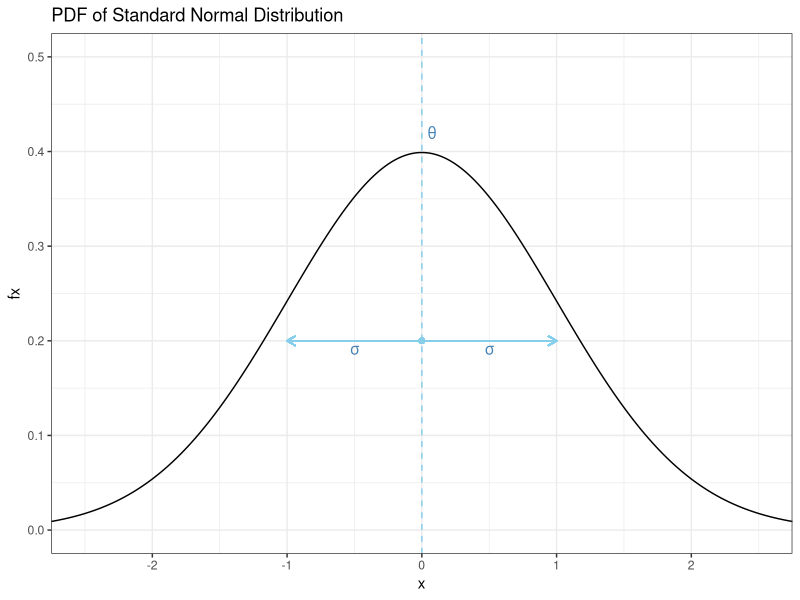
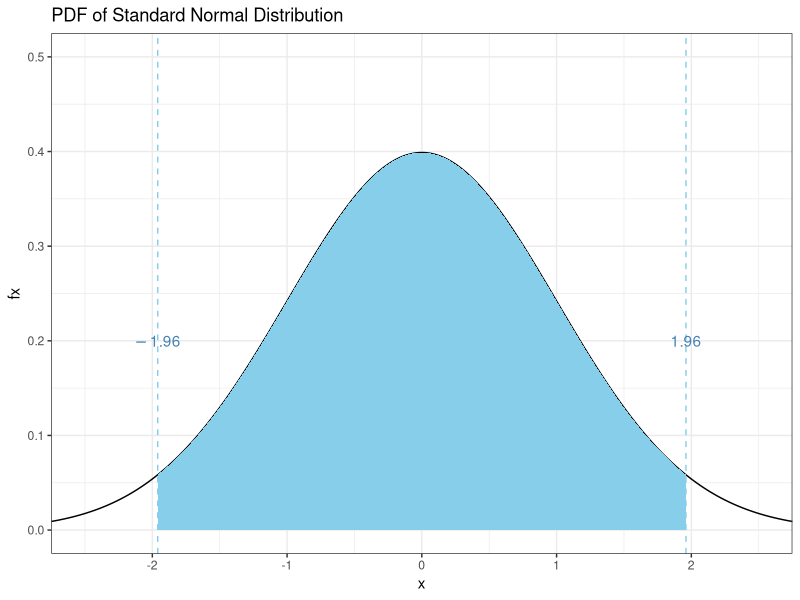
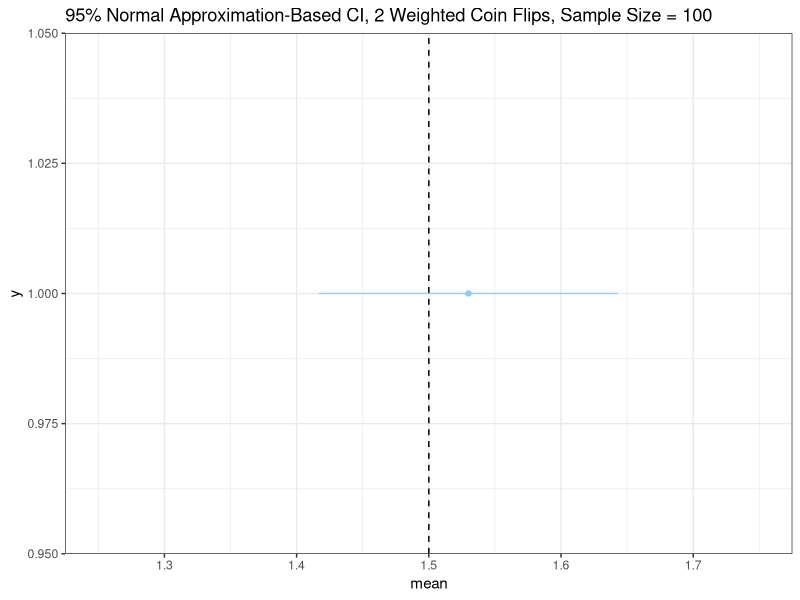
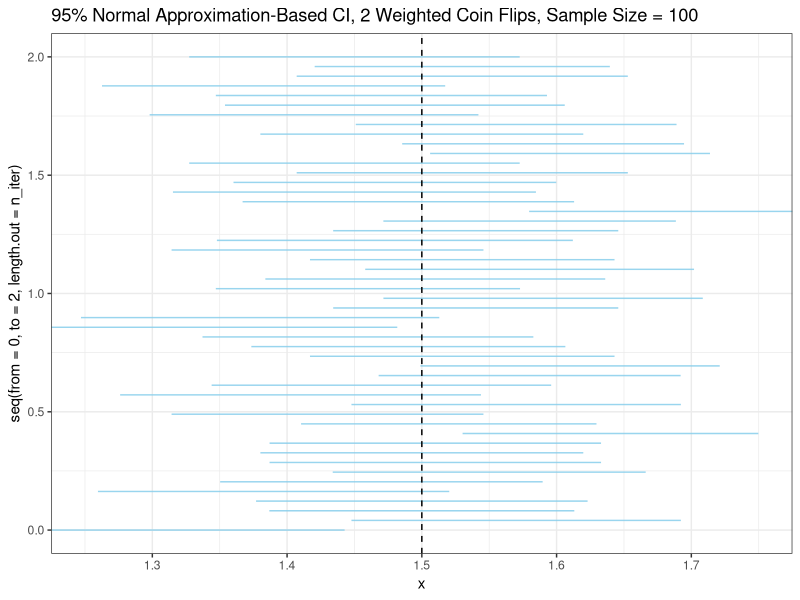
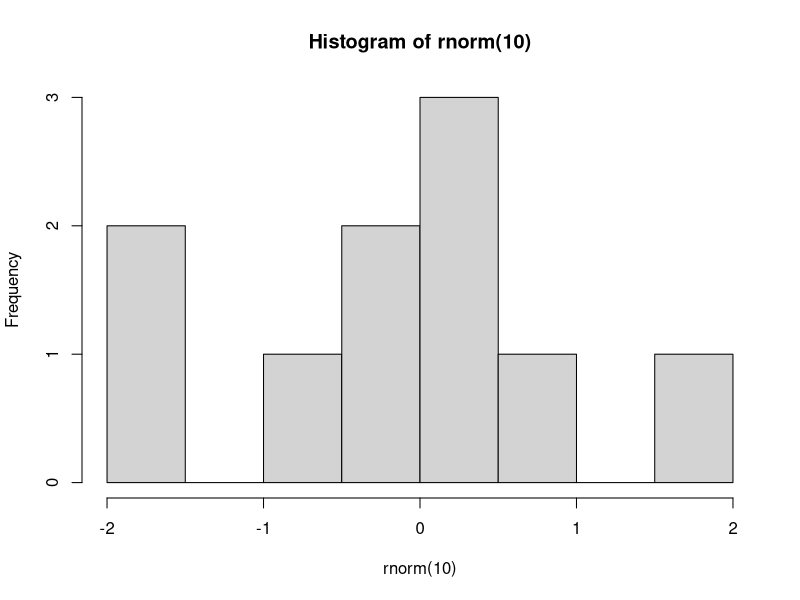

The R source for these figures, in order:
### R code from vignette source 'slides_62.Rnw'

###################################################
### code chunk number 1: packages
###################################################
library(ggplot2)


###################################################
### code chunk number 2: slides_62.Rnw:207-231
###################################################
result_n <- rnorm(n = 10000)
plotdata <- data.frame(
  x = result_n,
  Fx = pnorm(result_n),
  fx = dnorm(result_n)
)

g <- ggplot(plotdata, aes(x = x, y = fx)) +
  geom_line() +
  coord_cartesian(xlim = c(-2.5, 2.5),
                  ylim = c(0,0.5)) +
  ggtitle('PDF of Standard Normal Distribution')

g +
  geom_vline(xintercept = 0, lty = 'dashed', color = 'skyblue') + 
  geom_segment(aes(x = 0, xend = -1, y = 0.2, yend = 0.2), 
               arrow = arrow(length = unit(0.25, "cm")), color = 'skyblue') +
  geom_segment(aes(x = 0, xend = 1, y = 0.2, yend = 0.2), 
               arrow = arrow(length = unit(0.25, "cm")), color = 'skyblue') +
  geom_point(aes(x = 0, y = 0.2), color = 'skyblue') + 
  annotate(geom="text", x = 0.5, y = .19, label = as.character(expression(sigma)), parse = TRUE, color = 'steelblue') + 
  annotate(geom="text", x = -0.5, y = .19, label = as.character(expression(sigma)), parse = TRUE, color = 'steelblue') + 
  annotate(geom="text", x = 0.075, y = .42, label = as.character(expression(theta)), parse = TRUE, color = 'steelblue') + 
  theme_bw()


###################################################
### code chunk number 3: slides_62.Rnw:258-268
###################################################
g +
  stat_function(fun = dnorm,
                geom = "area",
                fill = "skyblue",
                xlim = c(-1.96, 1.96)) +
  geom_vline(xintercept = 1.96, lty = 'dashed', color = 'skyblue') + 
  geom_vline(xintercept = -1.96, lty = 'dashed', color = 'skyblue') +  
  annotate(geom="text", x = -1.96, y = .2, label = round(-1.96, 3), parse = TRUE, color = 'steelblue') +  
  annotate(geom="text", x = 1.96, y = .2, label = round(1.96, 3), parse = TRUE, color = 'steelblue') + 
  theme_bw()


###################################################
### code chunk number 4: slides_62.Rnw:294-297
###################################################
X <- c(0, 1, 2)
fx <- c(1/16, 3/8, 9/16)
(Ex <- sum(X*fx))


###################################################
### code chunk number 5: slides_62.Rnw:305-309
###################################################
n <- 100
x_observed <- sample(X, prob = fx, replace = TRUE, size = n)

head(x_observed)


###################################################
### code chunk number 6: slides_62.Rnw:329-331
###################################################
(theta_hat <- mean(x_observed))
(se_hat <- sd(x_observed)/sqrt(n))


###################################################
### code chunk number 7: slides_62.Rnw:338-339
###################################################
(CI95 <- c(theta_hat + c(-1,1)*1.96*se_hat))


###################################################
### code chunk number 8: slides_62.Rnw:360-372
###################################################
ggplot(data.frame(conf_lower = CI95[1], conf_upper = CI95[2], mean = theta_hat),
       aes(y = 1, x = mean)) +
  geom_point(color = 'skyblue') +
  geom_linerange(aes(xmin=conf_lower,xmax=conf_upper), color = 'skyblue', alpha = 0.85) +
  coord_cartesian(xlim = c(1.25, 1.75),) +
  geom_vline(xintercept = Ex, color = 'black', lty = 'dashed') +
  theme(axis.title.y=element_blank(),
        axis.text.y=element_blank(),
        axis.ticks.y=element_blank()) +
  ggtitle('95% Normal Approximation-Based CI, 2 Weighted Coin Flips, Sample Size = 100') +
  theme_bw()



###################################################
### code chunk number 9: slides_62.Rnw:396-399
###################################################
n_iter <- 50
x_mat <- replicate(n_iter, sample(X, prob = fx, replace = TRUE,
                                  size = n))


###################################################
### code chunk number 10: slides_62.Rnw:404-414
###################################################
CI_95f <- function(x){
  theta_hat <- mean(x)
  se_hat <- sd(x)/sqrt(n)
  CI_hat <- theta_hat +
    c('conf_lower' = -1, 'conf_upper' = 1)*1.96*se_hat
}

sample_CIs <- as.data.frame(t(apply(x_mat, 2, CI_95f)))

head(sample_CIs, 3)


###################################################
### code chunk number 11: slides_62.Rnw:434-444
###################################################
ggplot(sample_CIs,
       aes(y = seq(from = 0, to = 2, length.out = n_iter), x = 1)) +
  geom_linerange(aes(xmin=conf_lower,xmax=conf_upper), color = 'skyblue', alpha = 0.85) +
  coord_cartesian(xlim = c(1.25, 1.75)) +
  geom_vline(xintercept = Ex, color = 'black', lty = 'dashed') +
  theme(axis.title.y=element_blank(),
        axis.text.y=element_blank(),
        axis.ticks.y=element_blank()) +
  ggtitle('95% Normal Approximation-Based CI, 2 Weighted Coin Flips, Sample Size = 100') + 
  theme_bw()


###################################################
### code chunk number 12: slides_62.Rnw:471-473
###################################################
mean( (Ex >= sample_CIs$conf_lower) & 
        (Ex <= sample_CIs$conf_upper) )


###################################################
### code chunk number 13: slides_62.Rnw:495-500
###################################################
x_mat <- replicate(5000, sample(X, 
                                prob = fx, 
                                replace = TRUE,
                                size = n))
CI_n <- as.data.frame(t(apply(x_mat, 2, CI_95f)))


###################################################
### code chunk number 14: slides_62.Rnw:505-506
###################################################
mean( (Ex >= CI_n$conf_lower) & (Ex <= CI_n$conf_upper) )


###################################################
### code chunk number 15: slides_62.Rnw:571-588
###################################################
dfp <- data.frame(
  black = rep(c(0, 1), times = c(300, 400)),
  record = c(rep(c(0, 1), each = 150),
             rep(c(0, 1), each = 200)),
  call_back = c(
    # whites without criminal records
    rep(c(0, 1), times = c(99, 51)), # 150
    # whites with criminal records
    rep(c(0, 1), times = c(125, 25)), # 150; 
    # - callbacks could be 25 or 26
    # blacks without criminal records
    rep(c(0, 1), times = c(172, 28)), # 200
    # blacks with criminal records
    rep(c(0, 1), times = c(190, 10)) # 200
  )
)



###################################################
### code chunk number 16: slides_62.Rnw:608-617
###################################################
pager_agg <- aggregate(call_back~black + record, data = dfp, mean)
pager_agg$race <- factor(pager_agg$black,
                         levels = c(1, 0),
                         labels = c('Black', 'White'))
pager_agg$criminal_record <- factor(pager_agg$record,
                                    levels = c(1, 0),
                                    labels = c('Record', 'No Record'))

pager_agg


###################################################
### code chunk number 17: slides_62.Rnw:642-643
###################################################
(theta_hat <- mean(dfp$call_back[which(dfp$black == 1)]) )


###################################################
### code chunk number 18: slides_62.Rnw:654-658
###################################################
(se_hat <- sqrt(var(dfp$call_back[which(dfp$black == 1)])/
                  length(which(dfp$black == 1))))




###################################################
### code chunk number 19: slides_62.Rnw:684-685
###################################################
(CI <- c(theta_hat + c(-1,1)*1.96*se_hat))


###################################################
### code chunk number 20: slides_62.Rnw:711-713
###################################################
model <- lm(call_back ~1,
            data = dfp[which(dfp$black == 1),])


###################################################
### code chunk number 21: slides_62.Rnw:732-734
###################################################

summary(model)


###################################################
### code chunk number 22: slides_62.Rnw:753-755
###################################################

confint.default(model)


###################################################
### code chunk number 23: slides_62.Rnw:846-847
###################################################
model2 <- lm(call_back ~ black*record, data = dfp)


###################################################
### code chunk number 24: slides_62.Rnw:871-872
###################################################
summary(model2)


###################################################
### code chunk number 25: slides_62.Rnw:896-898
###################################################

confint.default(model2)


###################################################
### code chunk number 26: slides_62.Rnw:935-936
###################################################
hist(rnorm(10))


